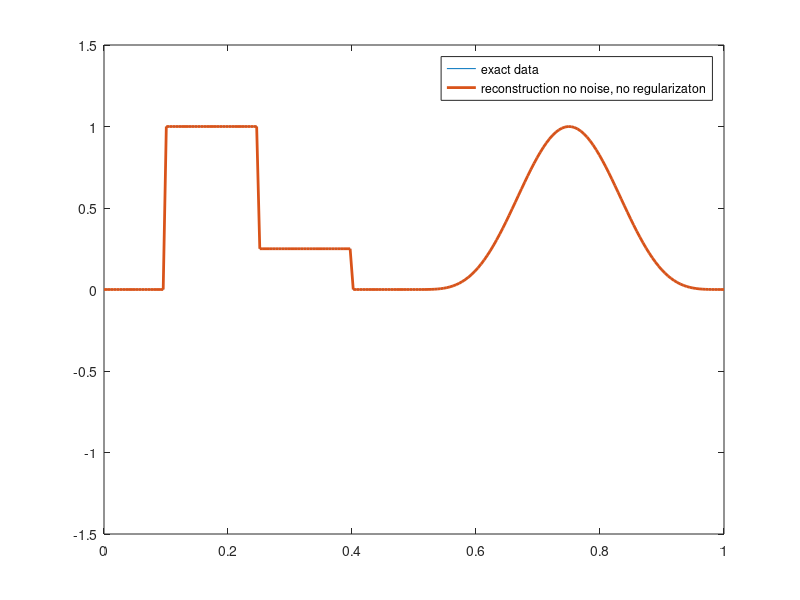
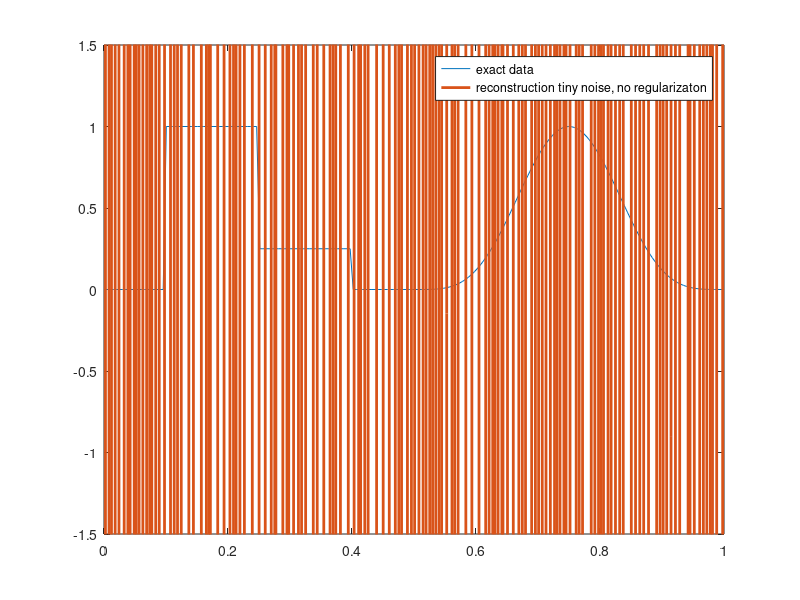
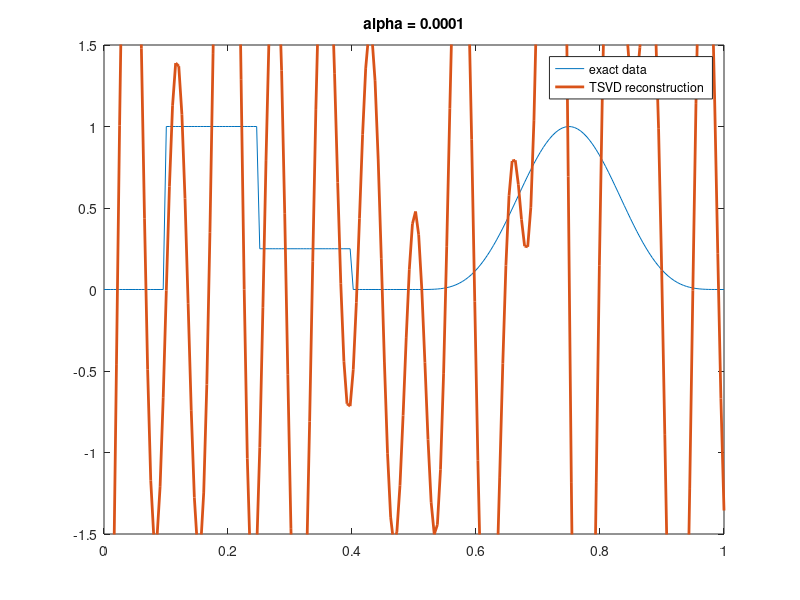
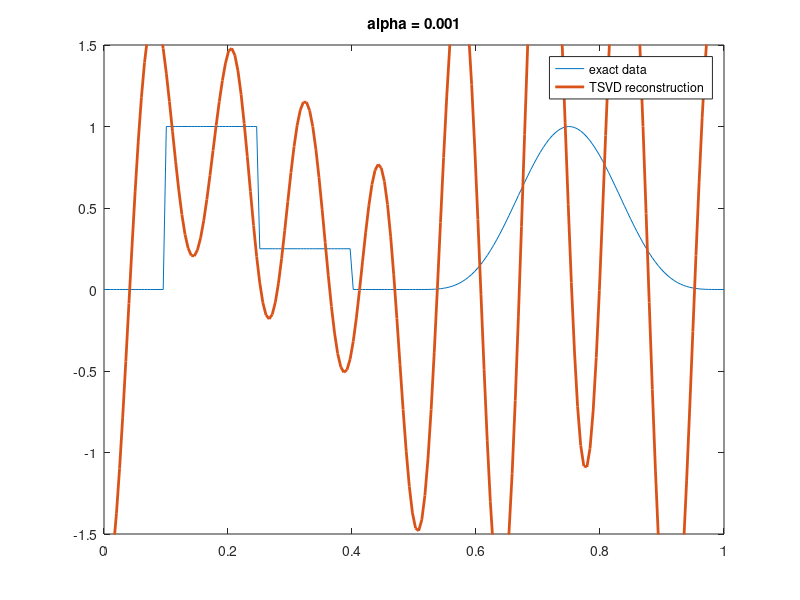

Recreate these plots in MATLAB, in order.
% One-dimensional de-blurring example

% Number of discretization points for 1D interval including end points
N = 200;
c = 0.2;

K = zeros(N,N);
h = 1/(N-1);
x = linspace(0,1,N)';

for l = 1:N
    for k = 1:N
        K(l,k) = h / c^2 * max(0, c-h*abs(l-k));
    end
end

p = 1*(x>0.1).*(x<0.25) + 0.25*(x>0.25).*(x<0.4) + (sin(2*pi*x)).^4.*(x>0.5).*(x<1);
d = K * p;


% no noise
p_alpha = K\d;
figure;
plot(x,p,x,p_alpha,'Linewidth', 2), axis([0,1,-1.5,1.5]);
legend('exact data','reconstruction no noise, no regularizaton');

% noisy data
n = sqrt(0.05) * randn(N,1);
dn = d + n;

p_alpha = K\dn;
figure;
plot(x,p,x,p_alpha,'Linewidth', 2), axis([0,1,-1.5,1.5]);
legend('exact data','reconstruction tiny noise, no regularizaton');


% TSVD
alpha_list = [1e-4, 1e-3, 1e-2, 1e-1];
s = svd(K);
[U,~,V] = svd(K);

for alpha_index = 1:length(alpha_list)
    p_alpha = zeros(N,1);
    alpha = alpha_list(alpha_index);
    for i = 1:N
        if s(i)^2 >= alpha
            p_alpha = p_alpha + (U(:,i)'*dn)*U(:,i) / s(i);
        end
    end
    figure;
    plot(x,p,x,p_alpha,'Linewidth', 2), axis([0,1,-1.5,1.5]);
    legend('exact data','TSVD reconstruction');    
    title(['alpha = ', num2str(alpha)]);
end
    


% Tikhonov
misfit = zeros(size(alpha_list));
p_alpha_norm = zeros(size(alpha_list));
p_diff_norm = zeros(size(alpha_list));

for alpha_index = 1:length(alpha_list)
    alpha = alpha_list(alpha_index);
    % solve Tikhonov system (this could also be done using a QR decomposition)
    p_alpha = (K'*K + alpha * eye(N))\(K'*dn);
    misfit(alpha_index) = norm(K*p_alpha - dn);
    p_alpha_norm(alpha_index) = norm(p_alpha);
    p_diff_norm(alpha_index) = norm(p-p_alpha);
    
    figure;
    plot(x,p,x,p_alpha,'Linewidth', 2), axis([0,1,-1.5,1.5]);
    legend('exact data', 'Tikhonov reconstruction');
    title(['alpha = ', num2str(alpha)]);    
end

figure;
loglog(misfit, p_alpha_norm, '-o');
xlabel('misfit');
ylabel('||p_\alpha||');


delta = norm(n);
figure;
plot(alpha_list, misfit, '-o', alpha_list, delta*ones(size(alpha_list)),'r-');
xlabel('\alpha');
ylabel('misfit');

figure;
plot(alpha_list, p_diff_norm, '-o');
xlabel('\alpha');
ylabel('||p_{true} - p_\alpha||');


return;
